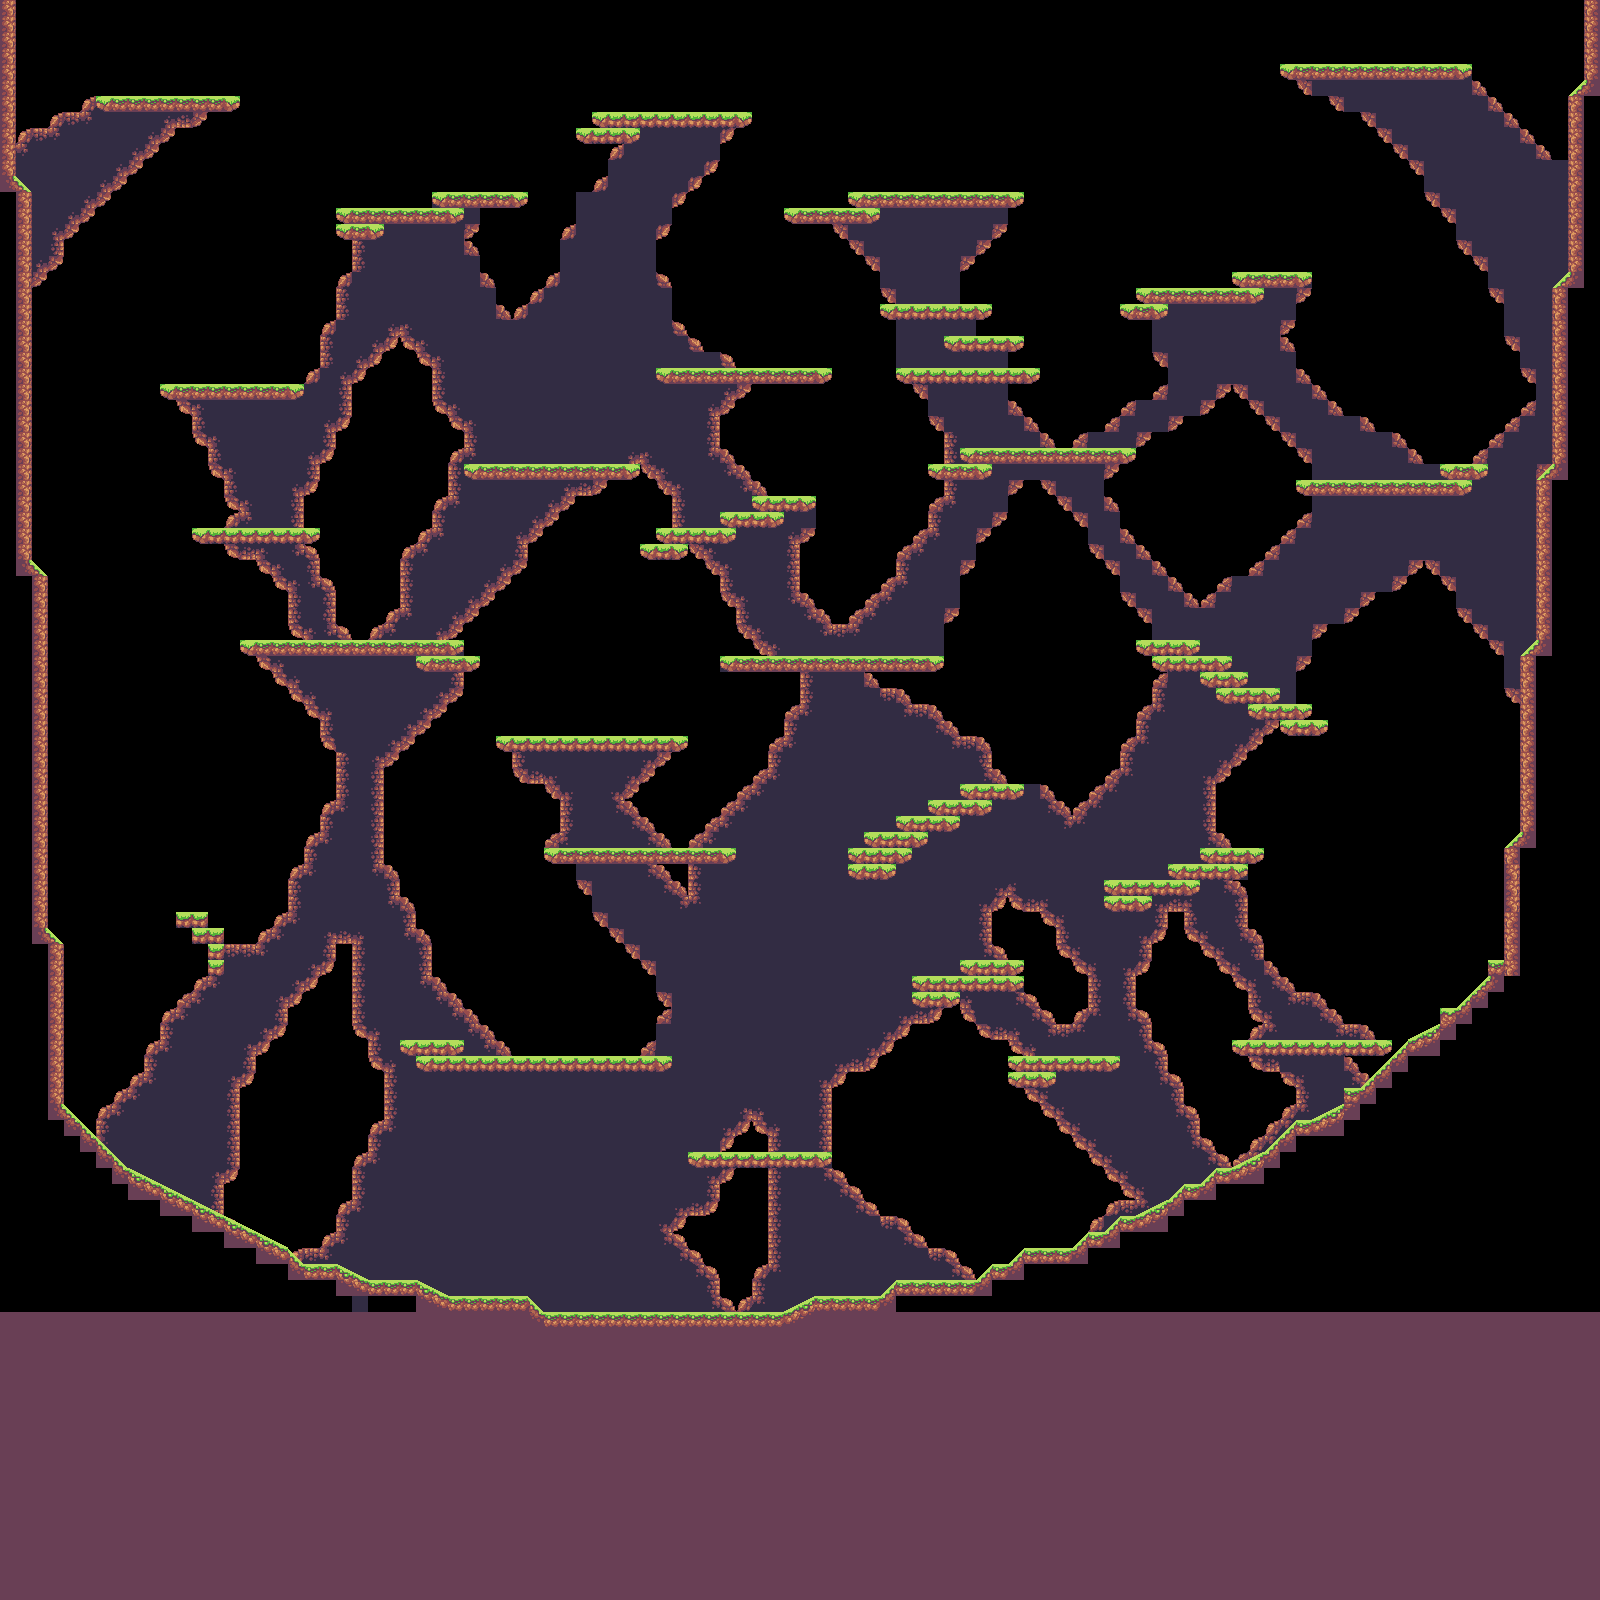

A level layout from a 2D game, rendered from its tile map. Below: a short description, then the map file with tile-grid data replaced by summaries:
An orthogonal 100x100 tile map with 16x16 px tiles, 2 tile layers (Background, Ground).

<map version="1.0" tiledversion="2018.02.14" orientation="orthogonal" renderorder="right-down" width="100" height="100" tilewidth="16" tileheight="16" infinite="0" nextobjectid="1">
 <tileset firstgid="1" source="SunnyLand.tsx" />
 <layer name="Background" width="100" height="100">
  <data>[10000 cells, 4824 non-empty, 13 distinct tile ids]</data>
 </layer>
 <layer name="Ground" width="100" height="100">
  <data>[10000 cells, 658 non-empty, 20 distinct tile ids]</data>
 </layer>
</map>
